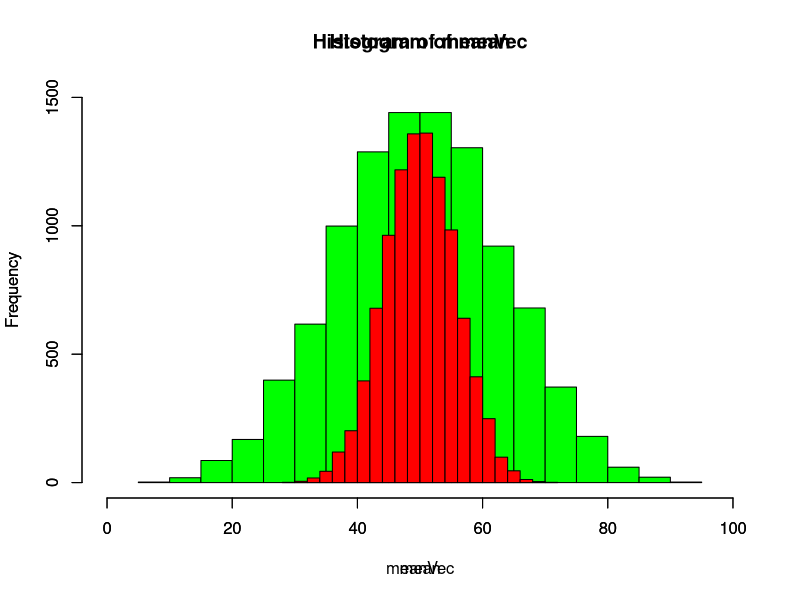
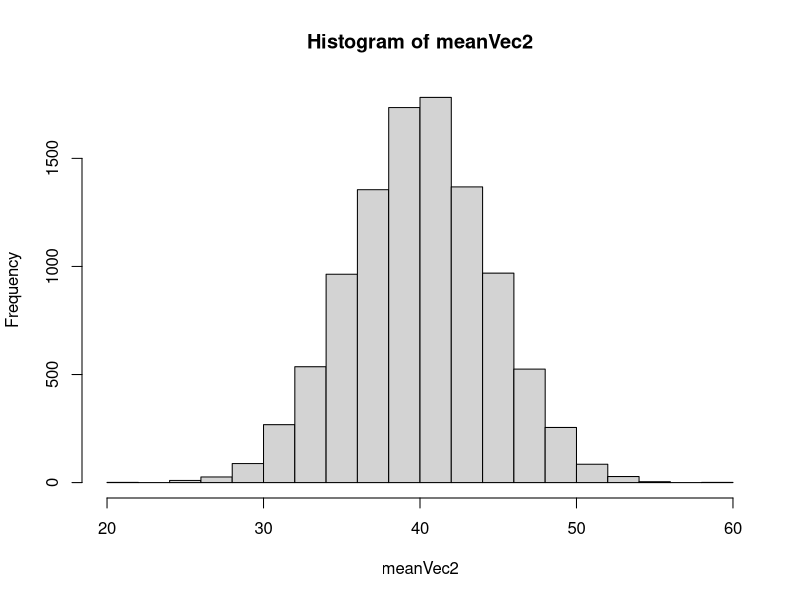

Reproduce these figures in R, in order.
rank1 <- c()
meanVec <- replicate(10000, mean(runif(n = 26, min = 0, max = 100)))
counts <- length(which(meanVec < 40))

# for (i in 1:10000) {
#   class1 <- runif(n = 26, min = 0, max = 100)
#   mean1 <- mean(class1)
#   rank1[i] <- mean1
# }
# count <- 0
# for (i in 1:10000) {
#   if (rank1[i] <= 40){
#     count = count + 1
#   }
# }

p26 <- counts/10000
mean <- replicate(10000, mean(runif(n = 5, min = 0, max = 100)))
count <- length(which(mean < 40))
p5 <- count/10000
hist(mean, xlim = c(0,100), ylim = c(0,1500), col = "green", breaks = 20)
par(new=TRUE)
hist(meanVec, xlim = c(0,100), ylim = c(0,1500), col = "red", breaks = 20)

meanVec2 <- replicate(10000, mean(runif(n = 26, min = 0, max = 80)))
hist(meanVec2)
count2 <- length(which(meanVec<meanVec2))
probability <- count2/10000

compare <- c()
Leonie <- c(64, 63, 62, 59)
Sheldon <- c(70, 63, 61, 56)
for (i in 1:100) {
  count_Leonie <- c()
  count_Sheldon <- c()
  for (j in 1:4) {
    count_Leonie[j] <- pnorm(q = Leonie[j], mean = 50, sd = 10)*100
  }
  mean_leonie <- mean(count_Leonie)
  
  for (k in 1:4) {
    count_Sheldon[k] <- pnorm(q = Sheldon[k], mean = 50, sd = 10)*100
  }
  mean_sheldon <- mean(count_Sheldon)
  compare[i] <- length(which(mean_leonie>mean_sheldon))
}

possiblility <-  sum(compare)/100

unlucky_class <- pnorm(q = rnorm(n = 26, mean = 40, sd = 8), mean = 50, sd = 10)
unlucky_class <- unlucky_class*100
unlucky_class <- mean(unlucky_class)
count <- 0
for (i in 1:10000) {
  class_number <- runif(n = 1, min = 5, max = 40)
  class_other <- pnorm(q = rnorm(n = class_number, mean = 50, sd = 10), mean = 50, sd = 10)
  class_other <- class_other*100
  class_other <- mean(class_other)
  if (unlucky_class > class_other) {
    count <- count+1
  }
}
pro <- count/10000
# hist(unlucky_class)
